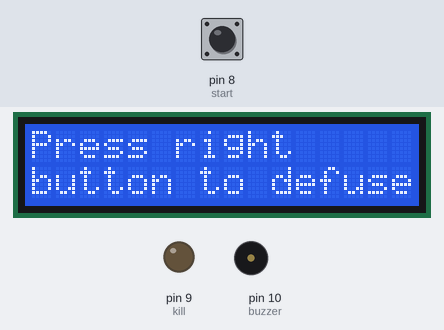
A sketch run on a simulated Arduino Uno, built with avr-gcc and run on an emulated ATmega328P. On the bench: 16×2 character LCD, output pins drawn as LEDs (lit = HIGH), buzzer (waves = sounding). The test bench sets the inputs (shaded band); at power-on: pin 8 (start) HIGH.

Above: at 1.2 s.
1.3 s: pin 8 (start) pulled LOW for 0.15 s
At 8.1 s:
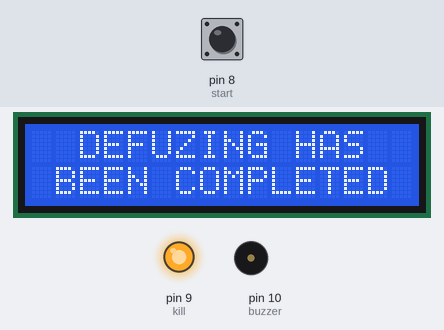
At 18.1 s:
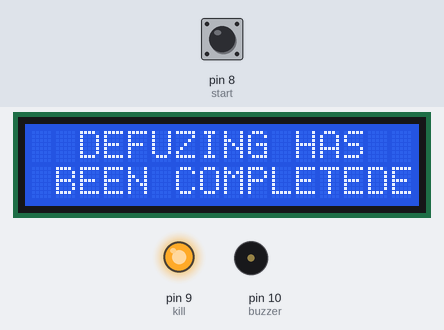
Timing chart, 0 to 18.6 s (numbered marks = the images above; inputs shaded):
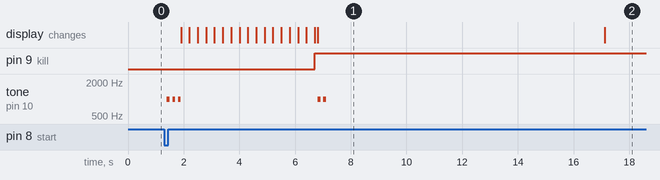

Measured:
- after the input at 1.3 s, pin 9 (kill): LOW → HIGH after 5.4 s; tone on pin 10 (buzzer): plays 1000 Hz for 0.10 s, 1000 Hz for 0.10 s, 1000 Hz for 0.10 s, 1000 Hz for 0.10 s, 1000 Hz for 0.10 s, starting after 0.10 s; the display: first changes after 0.60 s (image 1 shows a later state)
- what the display in image 1 shows lasts 10.3 s, from 6.8 s to 17.1 s

The sketch:

defuzeKit.ino
```cpp
#include <LiquidCrystal.h>

const int rs = 12, en = 11, d4 = 5, d5 = 4, d6 = 3, d7 = 2;
LiquidCrystal lcd(rs, en, d4, d5, d6, d7);

int start =8;
int off = 7;
int kill =9;
const int buzzer = 10;

void setup() {
pinMode(buzzer, OUTPUT);

lcd.begin(16, 2);
pinMode(start, INPUT_PULLUP);
pinMode(off, INPUT_PULLUP);
pinMode(kill, OUTPUT);

lcd.print("Press right ");
lcd.setCursor(0,1);
lcd.print("button to defuse ");


}


void loop() {

 if(digitalRead(start) == LOW){
for(int i = 0; i<3; i++ ){
  delay(100);
  tone(buzzer, 1000);
  delay(100);
  noTone(buzzer);
}


lcd.clear();
lcd.setCursor(4,0);
lcd.print("Defusing");
   lcd.setCursor(0,1);

 for(int i = 16; i>0; i-- ){
  delay(300);

  lcd.print("=");


 }
 lcd.clear();
 lcd.setCursor(0,0);
 digitalWrite(kill, HIGH);
 delay(100);
 lcd.print("  DEFUZING HAS ");
 lcd.setCursor(0,1);
 lcd.print(" BEEN COMPLETED");
 digitalWrite(kill, HIGH);
 tone(buzzer, 1000);
  delay(100);
  noTone(buzzer);
  delay(100);
  tone(buzzer, 1000);
  delay(100);
  noTone(buzzer);
 delay(10000);
 lcd.print("END");


}}
```
